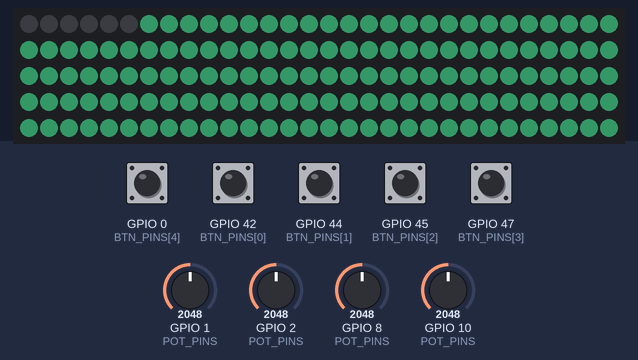
The sketch below on a simulated ESP32-S3. Parts: 150 RGB LEDs in strip order, left to right, continuing on the next row. The inputs (shaded band) are chosen by the test bench; at power-on: GPIO 0 (BTN_PINS[4]), GPIO 42 (BTN_PINS[0]), GPIO 44 (BTN_PINS[1]), GPIO 45 (BTN_PINS[2]), GPIO 47 (BTN_PINS[3]) HIGH, GPIO 2 (POT_PINS) = 2048, GPIO 1 (POT_PINS) = 2048, GPIO 8 (POT_PINS) = 2048, GPIO 10 (POT_PINS) = 2048. Dim RGB values are drawn brighter than linear; random numbers use the default seed unless the sketch sets one; what the sketch prints to the serial monitor is not drawn.

Above: at 1.2 s.
1.3 s: GPIO 42 (BTN_PINS[0]) pulled LOW for 0.15 s
At 1.42 s:
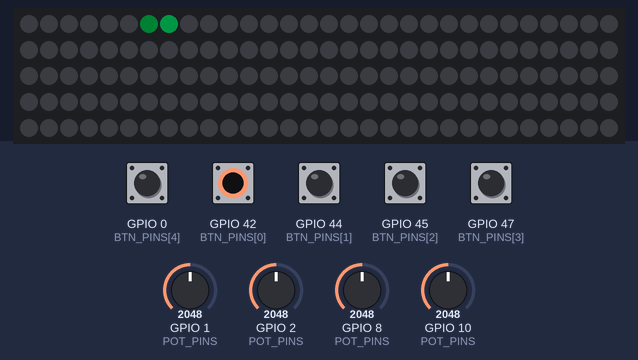
2.0 s: GPIO 0 (BTN_PINS[4]) pulled LOW for 0.15 s
3.6 s: GPIO 47 (BTN_PINS[3]) pulled LOW for 0.15 s
At 3.9 s:
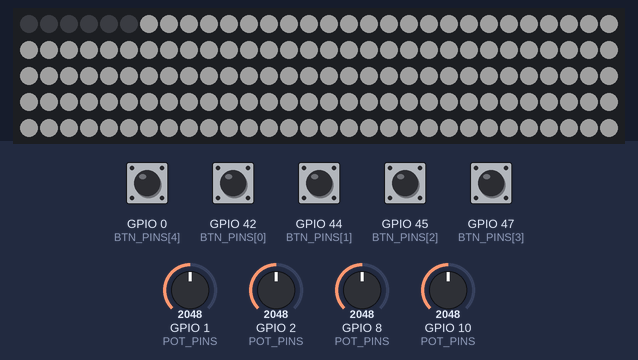
5.2 s: GPIO 0 (BTN_PINS[4]) pulled LOW for 1 s
6.8 s: GPIO 2 (POT_PINS) set to 2866
8.6 s: GPIO 42 (BTN_PINS[0]) pulled LOW for 1 s
At 8.69 s:
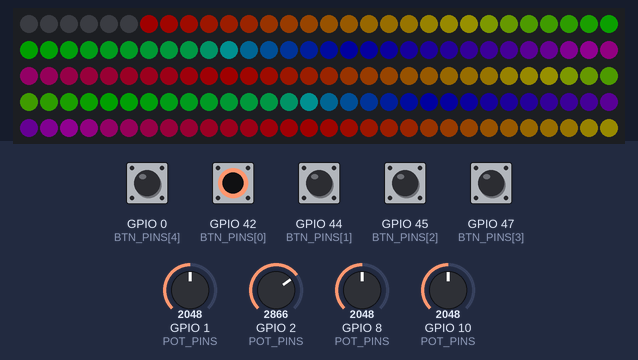

The sketch:

test_leds.ino
```cpp
// (licence header left out)
#include <FastLED.h>

// ─── Configuración de hardware ───────────────────────────────
#define LED_PIN      46
#define NUM_LEDS    150
#define START_LED     6    // LEDs 0-5 son SMD internos (montados al revés en v1) → siempre apagados
#define LED_TYPE     WS2812
#define COLOR_ORDER  GRB
#define MAX_BRIGHT   60    // 0-255 — mantener bajo para no sobrecargar la fuente

const uint8_t BTN_PINS[] = { 42, 44, 45, 47, 0 };
const uint8_t POT_PINS[] = {  1,  2,  8, 10 };
#define NUM_BTNS 5
#define NUM_POTS 4

// ─── Estado global ───────────────────────────────────────────
CRGB leds[NUM_LEDS];

uint8_t  modo       = 0;
bool     dirFwd     = true;
bool     apagado    = false;

// Valores leídos de pots
uint8_t  brillo     = 40;
uint8_t  hue        = 0;
uint16_t velocidad  = 40;   // ms por frame
uint8_t  param      = 128;  // parámetro extra

// Debounce botones
bool     btnEstado[NUM_BTNS]     = {};
bool     btnAnterior[NUM_BTNS]   = {};
uint32_t btnTiempo[NUM_BTNS]     = {};
#define  DEBOUNCE_MS 25

#define NUM_MODOS 6
const char* nombreModo[] = {
  "Solido", "Chase", "Rainbow", "Twinkle", "Pulso", "Meteor"
};

// ─── Utilidades ──────────────────────────────────────────────

uint16_t leerPot(uint8_t pin) {
  uint32_t suma = 0;
  for (int i = 0; i < 8; i++) suma += analogRead(pin);
  return suma >> 3;  // promedio 8 lecturas
}

// Devuelve true solo en el flanco de bajada (presión)
bool botonPresionado(uint8_t i) {
  bool lectura = (digitalRead(BTN_PINS[i]) == LOW);
  if (lectura != btnAnterior[i]) btnTiempo[i] = millis();
  btnAnterior[i] = lectura;
  if ((millis() - btnTiempo[i]) > DEBOUNCE_MS) {
    if (lectura && !btnEstado[i]) { btnEstado[i] = true;  return true; }
    if (!lectura)                   btnEstado[i] = false;
  }
  return false;
}

// Mantiene los SMD internos siempre apagados
void apagarInternos() {
  for (int i = 0; i < START_LED; i++) leds[i] = CRGB::Black;
}

// ─── Modos de animación ──────────────────────────────────────

// Modo 0 — Sólido
//   POT4 → saturación (0 = blanco, 255 = color puro)
void animSolido() {
  CRGB color = CHSV(hue, 255 - param, 255);
  fill_solid(leds + START_LED, NUM_LEDS - START_LED, color);
}

// Modo 1 — Chase
//   POT4 → largo de la cola (1-30 LEDs)
uint8_t chasePos = 0;
void animChase() {
  fadeToBlackBy(leds + START_LED, NUM_LEDS - START_LED, 60);
  uint8_t cola = map(param, 0, 255, 1, 30);
  int total = NUM_LEDS - START_LED;
  int pos = dirFwd ? chasePos : (total - 1 - chasePos);
  leds[START_LED + pos] = CHSV(hue, 255, 255);
  for (uint8_t t = 1; t <= cola; t++) {
    int tp = dirFwd ? (int)chasePos - t : (int)chasePos + t;
    if (tp >= 0 && tp < total)
      leds[START_LED + tp] = CHSV(hue, 255, 255 / (t + 1));
  }
  chasePos = (chasePos + 1) % total;
}

// Modo 2 — Rainbow
//   POT4 → densidad del arcoíris (qué tan comprimido)
uint8_t rainbowOffset = 0;
void animRainbow() {
  uint8_t delta = map(param, 0, 255, 1, 8);
  int signo = dirFwd ? 1 : -1;
  for (int i = START_LED; i < NUM_LEDS; i++)
    leds[i] = CHSV(rainbowOffset + signo * (i - START_LED) * delta, 255, 255);
  rainbowOffset++;
}

// Modo 3 — Twinkle
//   POT4 → cantidad de destellos simultáneos
void animTwinkle() {
  fadeToBlackBy(leds + START_LED, NUM_LEDS - START_LED, 25);
  uint8_t destellos = map(param, 0, 255, 1, 12);
  for (int i = 0; i < destellos; i++) {
    int pos = random16(NUM_LEDS - START_LED);
    leds[START_LED + pos] = CHSV(hue + random8(60), 200, 255);
  }
}

// Modo 4 — Pulso (breathing)
//   POT4 → saturación
uint8_t breathVal = 0;
int8_t  breathDir = 1;
void animPulso() {
  fill_solid(leds + START_LED, NUM_LEDS - START_LED,
             CHSV(hue, 255 - param, breathVal));
  breathVal += breathDir * 4;
  if (breathVal >= 252) breathDir = -1;
  if (breathVal <= 3)   breathDir =  1;
}

// Modo 5 — Meteor
//   POT4 → largo de la estela (3-40 LEDs)
uint8_t meteorPos = 0;
void animMeteor() {
  for (int i = START_LED; i < NUM_LEDS; i++)
    leds[i].fadeToBlackBy(48);
  uint8_t estela = map(param, 0, 255, 3, 40);
  int total = NUM_LEDS - START_LED;
  int pos = dirFwd ? meteorPos : (total - 1 - meteorPos);
  for (uint8_t t = 0; t < estela; t++) {
    int tp = dirFwd ? pos - t : pos + t;
    if (tp >= 0 && tp < total)
      leds[START_LED + tp] = CHSV(hue, 255, 255 - t * (255 / estela));
  }
  meteorPos = (meteorPos + 1) % total;
}

// ─── Setup ───────────────────────────────────────────────────
void setup() {
  Serial.begin(115200);

  analogSetAttenuation(ADC_11db);  // rango completo 0-3.3V en los ADC

  FastLED.addLeds<LED_TYPE, LED_PIN, COLOR_ORDER>(leds, NUM_LEDS);
  FastLED.setBrightness(MAX_BRIGHT);
  FastLED.clear();
  FastLED.show();

  for (int i = 0; i < NUM_BTNS; i++)
    pinMode(BTN_PINS[i], INPUT_PULLUP);

  Serial.println("=== PercuSynth — Test LEDs WS2812 ===");
  Serial.println("Pin datos: 46 | LEDs activos: 7-150");
  Serial.println("BTN1/BTN2: cambiar modo | BTN3: dirección | BTN4: flash | BTN5: apagar");
  Serial.print("Modo inicial: "); Serial.println(nombreModo[modo]);
}

// ─── Loop ────────────────────────────────────────────────────
void loop() {
  uint32_t ahora = millis();
  static uint32_t ultimoFrame = 0;

  // ── Leer potenciómetros ──────────────────────────────────
  brillo    = map(leerPot(POT_PINS[0]), 0, 4095, 5, MAX_BRIGHT);
  hue       = map(leerPot(POT_PINS[1]), 0, 4095, 0, 255);
  velocidad = map(leerPot(POT_PINS[2]), 0, 4095, 5, 150);
  param     = map(leerPot(POT_PINS[3]), 0, 4095, 0, 255);
  FastLED.setBrightness(brillo);

  // ── Leer botones ─────────────────────────────────────────
  if (botonPresionado(0)) {  // BTN1 (42) → modo siguiente
    modo = (modo + 1) % NUM_MODOS;
    FastLED.clear();
    Serial.print("Modo: "); Serial.println(nombreModo[modo]);
  }
  if (botonPresionado(1)) {  // BTN2 (44) → modo anterior
    modo = (modo + NUM_MODOS - 1) % NUM_MODOS;
    FastLED.clear();
    Serial.print("Modo: "); Serial.println(nombreModo[modo]);
  }
  if (botonPresionado(2)) {  // BTN3 (45) → invertir dirección
    dirFwd = !dirFwd;
    Serial.print("Dirección: "); Serial.println(dirFwd ? "adelante" : "atrás");
  }
  if (botonPresionado(3)) {  // BTN4 (47) → flash blanco
    fill_solid(leds + START_LED, NUM_LEDS - START_LED, CRGB::White);
    apagarInternos();
    FastLED.show();
    delay(80);
    FastLED.clear();
  }
  if (botonPresionado(4)) {  // BTN5 (0) → apagar / reanudar (toggle)
    apagado = !apagado;
    if (apagado) {
      FastLED.clear();
      FastLED.show();
      Serial.println("Apagado");
    } else {
      Serial.println("Reanudado");
    }
  }

  // ── Renderizar frame ─────────────────────────────────────
  if (apagado) return;  // no renderizar mientras esté apagado

  if (ahora - ultimoFrame >= velocidad) {
    ultimoFrame = ahora;
    apagarInternos();

    switch (modo) {
      case 0: animSolido();  break;
      case 1: animChase();   break;
      case 2: animRainbow(); break;
      case 3: animTwinkle(); break;
      case 4: animPulso();   break;
      case 5: animMeteor();  break;
    }

    FastLED.show();
  }
}
```

Measured:
- after the input at 1.3 s, the LEDs: first change at once (image 1 shows a later state)
- after the input at 3.6 s, the LEDs: change at once (image 2)
